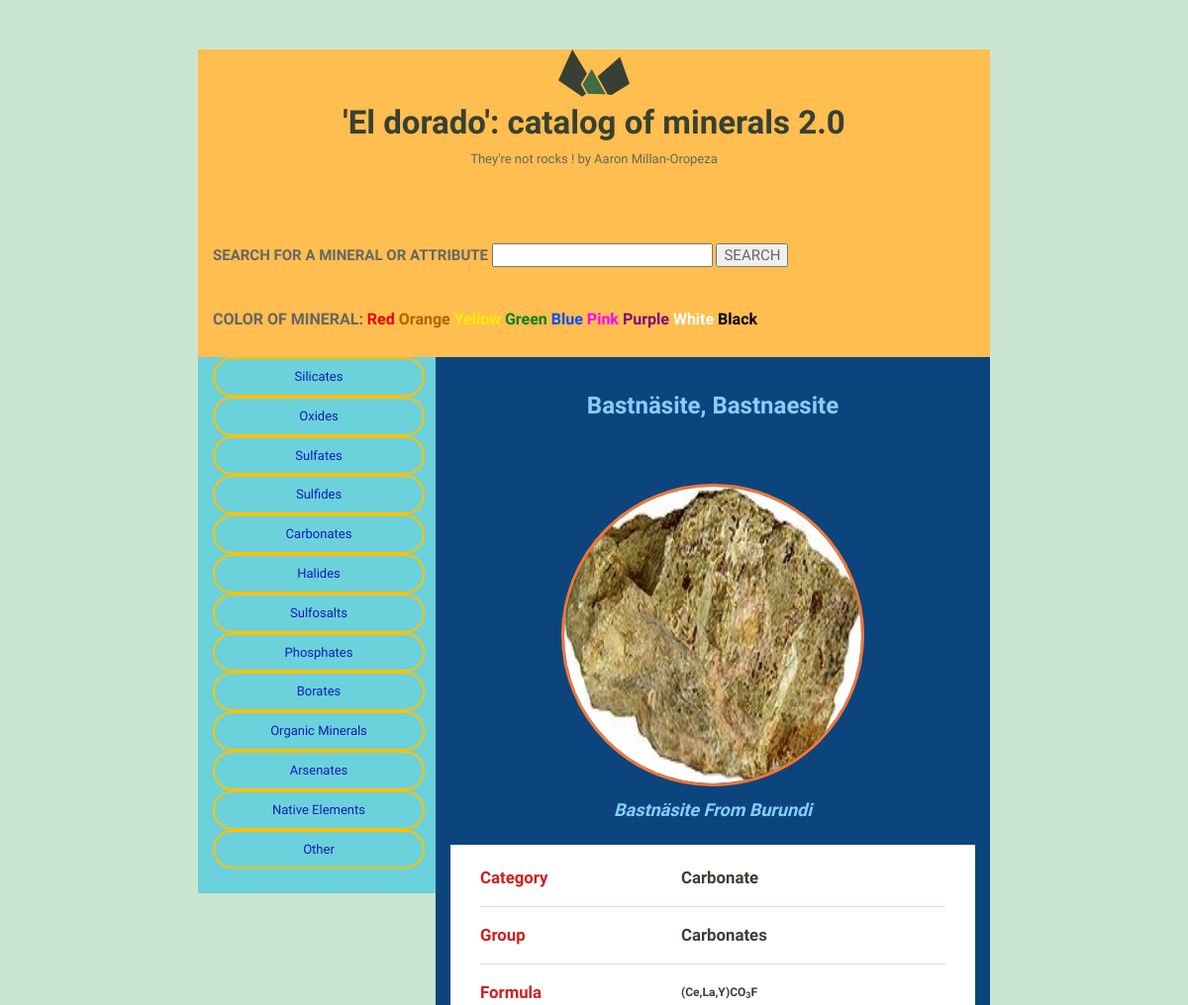
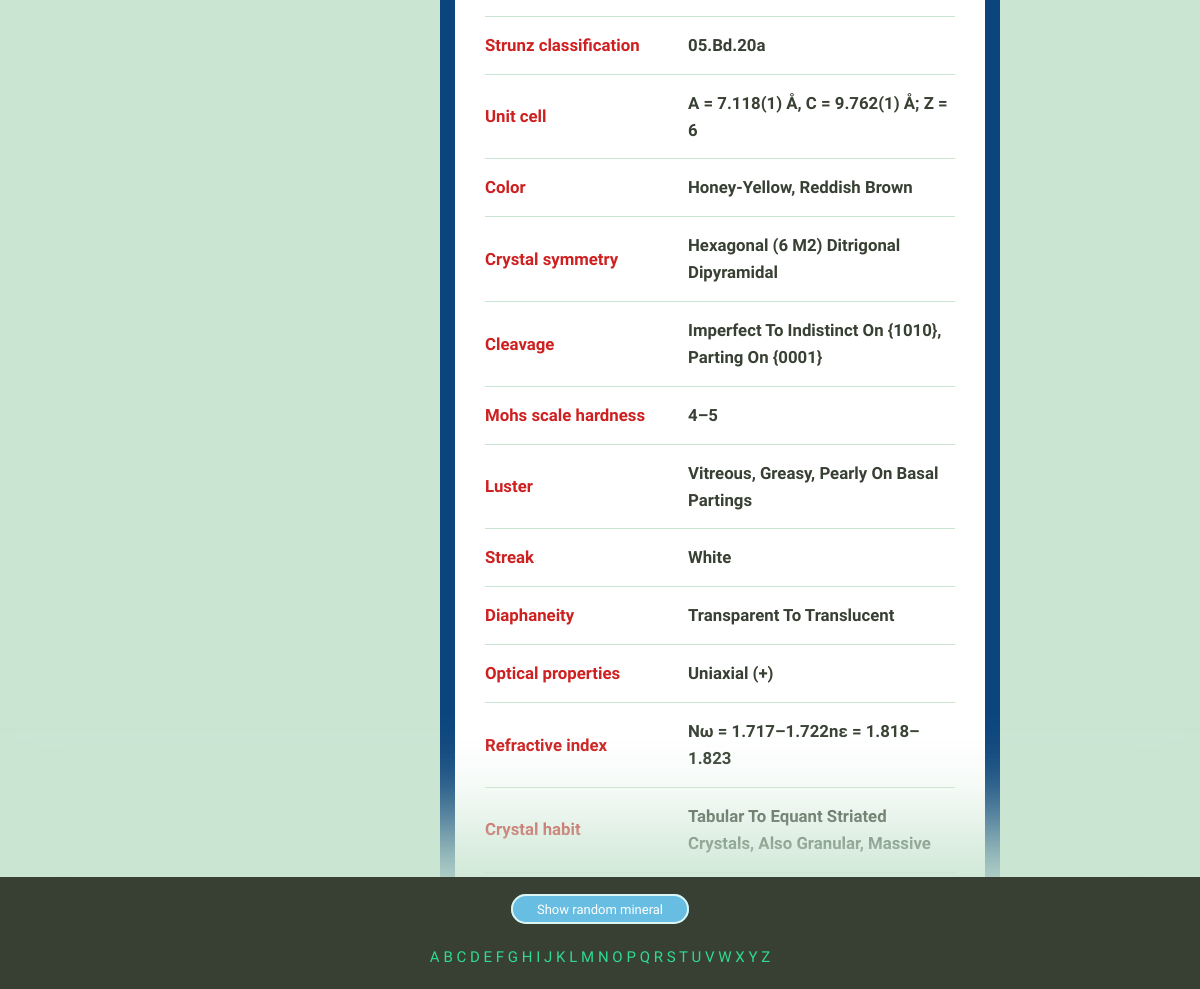
/index/99/, run on the app's committed database (2 pictures, top to bottom).
### minerals/models.py (models this page shows)
class Mineral(models.Model):
    name = models.CharField(max_length=255)
    image_filename = models.FilePathField(path='/img')
    image_caption = models.TextField(null=True, blank=True)
    category = models.TextField(null=True, blank=True)
    formula = models.TextField(null=True, blank=True)
    strunz_classification = models.TextField(null=True, blank=True)
    crystal_system = models.TextField(null=True, blank=True)
    unit_cell = models.TextField(null=True, blank=True)
    color = models.TextField(null=True, blank=True)
    crystal_symmetry = models.TextField(null=True, blank=True)
    cleavage = models.TextField(null=True, blank=True)
    mohs_scale_hardness = models.TextField(null=True, blank=True)
    luster = models.TextField(null=True, blank=True)
    streak = models.TextField(null=True, blank=True)
    diaphaneity = models.TextField(null=True, blank=True)
    optical_properties = models.TextField(null=True, blank=True)
    refractive_index = models.TextField(null=True, blank=True)
    crystal_habit = models.TextField(null=True, blank=True)
    specific_gravity = models.TextField(null=True, blank=True)
    group = models.TextField(null=True, blank=True)

### minerals/views.py (the view)
# urls.py: path('<int:pk>/', views.mineral_details, name ='mineral_details'),
def mineral_details(request, pk):
    mineral = get_object_or_404(Mineral, pk=pk)
    rand_min = Mineral.objects.only('name','pk').order_by('?').first()
    groups
    colors
    return render(request,'mineral_details.html',
        {'mineral':mineral,'rand_min':rand_min,'groups':groups,
         'colors':colors,}
    )

### minerals/templates/minerals/mineral_details.html
{% extends 'layout.html' %}
{% load static from staticfiles %}
{% block extrahead %}
<link rel="stylesheet" href='{% static "css/mineral.css" %}'>
{% endblock %}
{% block content %}
<div class="mineral__container">
  <h1 class="mineral__name">{{ mineral.name|title }} </h1>
  <div class="mineral__image-bg">
    <img class="mineral__image" src="{% static mineral.image_filename %}">
      <p class="mineral__caption">{{ mineral.image_caption|title }}</p>
  </div>
  <div class="mineral__table-container">
    <table class="mineral__table">
      <tr>
        <td class="mineral__category">Category</td>
        <td>{{ mineral.category|title }}</td>
      </tr>
      <tr>
        <td class="mineral__category">Group</td>
        <td>{{ mineral.group|title }}</td>
      </tr>
      <tr>
        <td class="mineral__category">Formula</td>
        <td class="mineral__formula">{{ mineral.formula|safe }}</td>
      </tr>
      {% if mineral.strunz_classification != NULL %}
        <tr>
          <td class="mineral__category">Strunz classification</td>
          <td>{{ mineral.strunz_classification|title }}</td>
        </tr>
      {% endif %}
      {% if mineral.unit_cell != NULL %}
        <tr>
          <td class="mineral__category">Unit cell</td>
          <td>{{ mineral.unit_cell|title }}</td>
        </tr>
      {% endif %}
      {% if mineral.color != NULL %}
        <tr>
          <td class="mineral__category">Color</td>
          <td>{{ mineral.color|title }}</td>
        </tr>
      {% endif %}
      {% if mineral.crystal_symmetry != NULL %}
        <tr>
          <td class="mineral__category">Crystal symmetry</td>
          <td>{{ mineral.crystal_symmetry|title }}</td>
        </tr>
      {% endif %}
      {% if mineral.cleavage != NULL %}
        <tr>
          <td class="mineral__category">Cleavage</td>
          <td>{{ mineral.cleavage|title }}</td>
        </tr>
      {% endif %}
      {% if mineral.mohs_scale_hardness != NULL %}
        <tr>
          <td class="mineral__category">Mohs scale hardness</td>
          <td>{{ mineral.mohs_scale_hardness|title }}</td>
        </tr>
      {% endif %}
      {% if mineral.luster != NULL %}
        <tr>
          <td class="mineral__category">Luster</td>
          <td>{{ mineral.luster|title }}</td>
        </tr>
      {% endif %}
      {% if mineral.streak != NULL %}
        <tr>
          <td class="mineral__category">Streak</td>
          <td>{{ mineral.streak|title }}</td>
        </tr>
      {% endif %}
      {% if mineral.diaphaneity != NULL %}
        <tr>
          <td class="mineral__category">Diaphaneity</td>
          <td>{{ mineral.diaphaneity|title }}</td>
        </tr>
      {% endif %}
      {% if mineral.optical_properties != NULL %}
        <tr>
          <td class="mineral__category">Optical properties</td>
          <td>{{ mineral.optical_properties|title }}</td>
        </tr>
      {% endif %}
      {% if mineral.refractive_index != NULL %}
        <tr>
          <td class="mineral__category">Refractive index</td>
          <td>{{ mineral.refractive_index|title }}</td>
        </tr>
      {% endif %}
      {% if mineral.crystal_habit != NULL %}
        <tr>
          <td class="mineral__category">Crystal habit</td>
          <td>{{ mineral.crystal_habit|title }}</td>
        </tr>
      {% endif %}
      {% if mineral.specific_gravity != NULL %}
        <tr>
          <td class="mineral__category">Specific gravity</td>
          <td>{{ mineral.specific_gravity|title }}</td>
        </tr>
      {% endif %}
    </table>
  </div>
</div>
{% endblock %}

### static/css/global.css (style rules this page uses)
html { font-family: sans-serif; -ms-text-size-adjust: 100%; -webkit-text-size-adjust: 100%; }
body { margin: 0; }
h1 { font-size: 2em; margin: 0.67em 0; }
sub { font-size: 75%; line-height: 0; position: relative; vertical-align: baseline; bottom: -0.25em; }
img { border: 0; }
table { border-collapse: collapse; border-spacing: 0; }
td, th { padding: 0; }
html { font-size: 62.5%; }
body { background-color: #CAE5D2; font-size: 1.5em; line-height: 1.6; font-weight: 400; font-family: "Cousine"; color: #666; }
h1, h2, h3, h4, h5, h6 { margin-top: 0; margin-bottom: 2rem; font-weight: bold; font-family: "Work Sans", sans-serif; color: #384033; }
h1 { font-size: 3.8rem; }
@media (min-width: 550px) { h1 { font-size: 3.8rem; } }
p { margin-top: 0; font-size: 1.6rem; }
th, td { padding: 15px; text-align: left; border-bottom: 1px solid #e1e1e1; }
th:first-child, td:first-child { padding-left: 0; }
th:last-child, td:last-child { padding-right: 0; }
table, p, ul { margin-bottom: 2.5rem; }
.mineral__container { background-color: #fff; border-radius: 6px; list-style: none; padding: 0; text-align: center; }
.mineral__name { display: block; width: 100%; margin: 0; font-size: 24px; padding: 30px 0 30px 0; }
.mineral__image { display: block; margin: 0 auto; border: solid 2px #CAE5D2; }
.mineral__image-bg { background-color: #ecfaf8; padding: 20px 0; }
.mineral__caption { font-size: 12px; font-style: italic; padding: 10px 0 0 0; margin: 0; }
.mineral__table { font-size: 14px; color: #384033; }
.mineral__table td { border-color: #CAE5D2; }
.mineral__table tr:last-of-type td { border-bottom: none; padding-bottom: 0; }
.mineral__table-container { padding: 5px 30px 0; }
.mineral__category { font-weight: bold; width: 40%; }
.mineral__formula { font-size: 12px; }

### static/css/mineral.css (style rules this page uses)
h1 { font-size: 2.2em; }
td { font-size: 1.2em; font-weight: bold; }
.mineral__caption { font-size: 1.2em; font-weight: bold; color: #87ceff; }
.mineral__category { color: #ce2020; font-weight: bold; }
.mineral__container { background-color: #0c457d; }
.mineral__image-bg { background-color: #0c457d; }
.mineral__image { margin-top: 10px; width: 300px; height:300px; border-radius: 50%; border: 3px solid #f37736; }
.mineral__name { color: #87ceff; }
.mineral__table-container { background-color: #FFFFFF; }

### data on the page
Mineral: name "Bastnäsite, Bastnaesite", image_filename (picture), image_caption "Bastnäsite From Burundi", category "Carbonate", group "Carbonates", formula "(Ce,La,Y)CO 3 F", strunz_classification "05.Bd.20a", unit_cell "A = 7.118(1) Å, C = 9.762(1) Å; Z = 6", color "Honey-Yellow, Reddish Brown", crystal_symmetry "Hexagonal (6 M2) Ditrigonal Dipyramidal", cleavage "Imperfect To Indistinct On {1010}, Parting On {0001}", mohs_scale_hardness "4–5", luster "Vitreous, Greasy, Pearly On Basal Partings", streak "White", diaphaneity "Transparent To Translucent", optical_properties "Uniaxial (+)", refractive_index "Nω = 1.717–1.722nε = 1.818–1.823", crystal_habit "Tabular To Equant Striated Crystals, Also Granular, Massive"

### other printed values
{{ current_color }} "Red"
{{ current_color }} "Orange"
{{ current_color }} "Green"
{{ current_color }} "Blue"
{{ current_color }} "Pink"
{{ current_color }} "Purple"
{{ current_color }} "White"
{{ current_color }} "Black"
{{ item }} "Silicates" "Oxides" "Sulfates" "Sulfides" "Carbonates" "Halides" "Sulfosalts" "Phosphates" "Borates" "Organic Minerals" "Arsenates" "Native Elements" "Other"
{{ initial }} "A" "B" "C" "D" "E" "F" "G" "H" "I" "J" "K" "L" "M" "N" "O" "P" "Q" "R" "S" "T" "U" "V" "W" "X" "Y" "Z"
